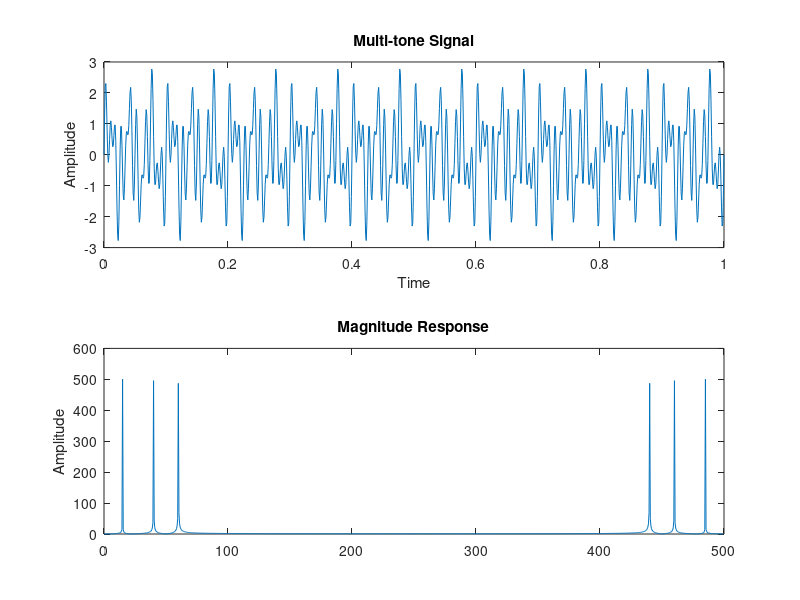

Here is the MATLAB script that generated this plot:
clc;
clear all;
close all;

Fs = 1000;
t = 0:1/Fs:1;
x = sin(2*pi*30*t)+sin(2*pi*80*t)+sin(2*pi*120*t);
X = fft(x);
l = length(x);
f = (0:(l-1))*Fs/(2*l);

subplot(211), plot(t,x), title('Multi-tone Signal'), xlabel('Time'), ylabel('Amplitude');
subplot(212), plot(f, abs(X(1:l))); zoom on;
title('Magnitude Response'), ylabel('Amplitude');
